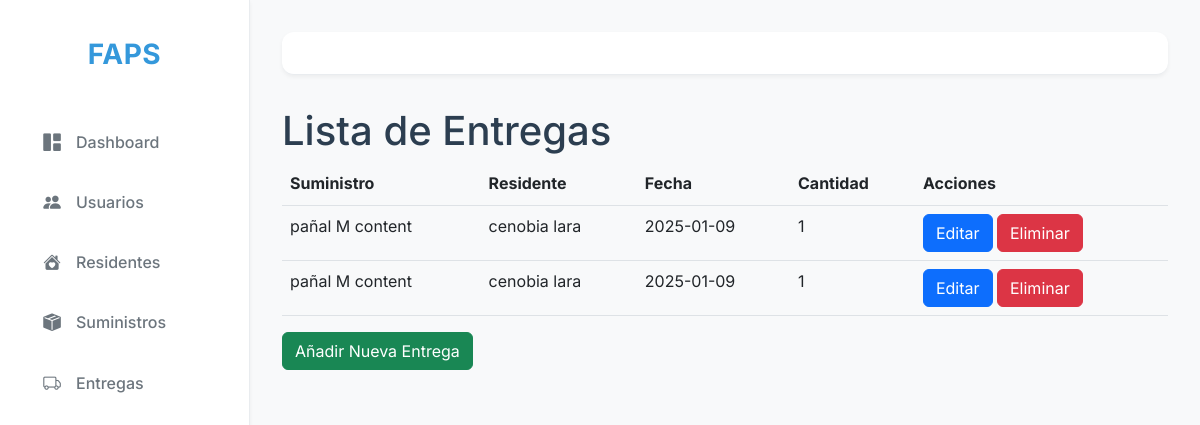
Page /admin/deliveries on the earlier database version.
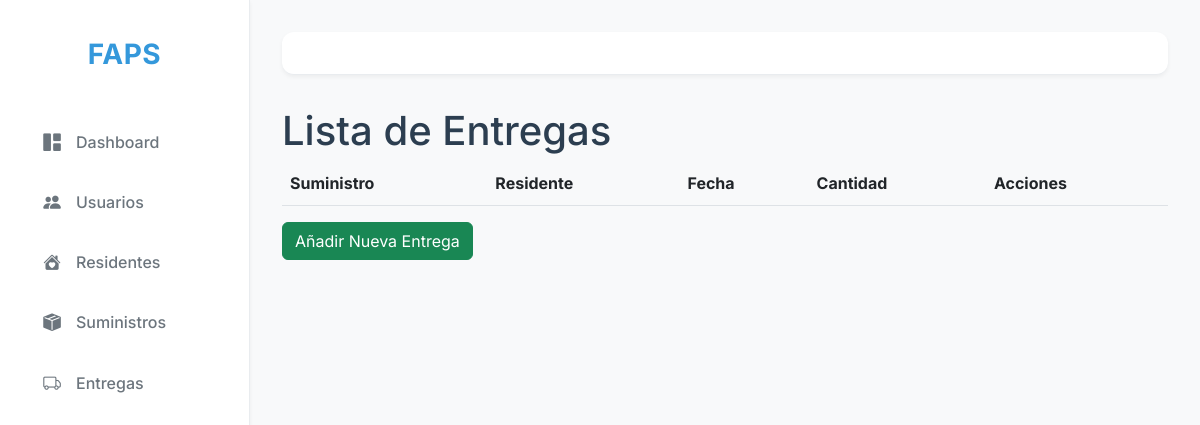
Same page on the later database version.
### app/models.py (models this page shows)
class Delivery(db.Model):
    id = db.Column(db.Integer, primary_key=True)
    supply_id = db.Column(db.Integer, db.ForeignKey('supply.id'), nullable=False)
    resident_id = db.Column(db.Integer, db.ForeignKey('resident.id'), nullable=False)
    quantity = db.Column(db.Integer, nullable=False)
    date = db.Column(db.Date, nullable=False)
    supply = db.relationship('Supply', backref=db.backref('deliveries', lazy=True))
    resident = db.relationship('Resident', backref=db.backref('deliveries', lazy=True))

class Supply(db.Model):
    id = db.Column(db.Integer, primary_key=True)
    name = db.Column(db.String(100), nullable=False)
    category = db.Column(db.String(100), nullable=False)
    quantity = db.Column(db.Integer, nullable=False)
    entry_date = db.Column(db.Date, nullable=False)

class Resident(db.Model):
    id = db.Column(db.Integer, primary_key=True)
    name = db.Column(db.String(100), nullable=False)
    lastname = db.Column(db.String(100), nullable=False)
    birthday_date = db.Column(db.Date, nullable=False)
    no_identification = db.Column(db.Integer, unique=True, nullable=False)
    health_status = db.Column(db.String(255), nullable=True)
    medical_conditions = db.Column(db.Text, nullable=True)
    medications = db.Column(db.Text, nullable=True)
    medical_history = db.Column(db.Text, nullable=True)
    special_requirements = db.Column(db.Text, nullable=True)

### app/routes/delivery_routes.py (the view)
@delivery_bp.route('/admin/deliveries')
def list_deliveries():
    deliveries = Delivery.query.all()
    return render_template('list_deliveries.html', deliveries=deliveries)

### app/templates/list_deliveries.html (shortened to what this page needs)
{% extends 'base.html' %}
{% block content %}
<h1>Lista de Entregas</h1>
<table class="table">
    <thead>
        <tr>
            <th>Suministro</th>
            <th>Residente</th>
            <th>Fecha</th>
            <th>Cantidad</th>
            <th>Acciones</th>
        </tr>
    </thead>
    <tbody>
        {% for delivery in deliveries %}
        <tr>
            <td>{{ delivery.supply.name }}</td>
            <td>{{ delivery.resident.name }} {{ delivery.resident.lastname }}</td>
            <td>{{ delivery.date }}</td>
            <td>{{ delivery.quantity }}</td>
            <td>
                <a class="btn btn-primary" href="{{ url_for('delivery_bp.edit_delivery', id=delivery.id) }}">Editar</a>
                <form action="{{ url_for('delivery_bp.delete_delivery', id=delivery.id) }}" method="post" style="display:inline;">
                    <button class="btn btn-danger" type="submit">Eliminar</button>
                </form>
            </td>
        </tr>
        {% endfor %}
    </tbody>
</table>
<a class="btn btn-success" href="{{ url_for('delivery_bp.create_delivery') }}">Añadir Nueva Entrega</a>
{% endblock %}

### app/templates/base.html (shortened to what this page needs)
<!DOCTYPE html>
<html lang="es">
<head>
    <link href="https://cdn.jsdelivr.net/npm/bootstrap@5.2.3/dist/css/bootstrap.min.css" rel="stylesheet">
    <link rel="stylesheet" href="https://cdn.jsdelivr.net/npm/bootstrap-icons@1.11.3/font/bootstrap-icons.css">
    <link rel="stylesheet" href="{{ url_for('static', filename='css/custom.css') }}">
</head>
<body>
    <div class="sidebar">
        <div class="sidebar-logo">
            <a href="{{ url_for('dashboard') }}">FAPS</a>
        </div>
        <ul class="sidebar-menu">
            <li>
                <a href="{{ url_for('dashboard') }}">
                    <i class="bi bi-grid-1x2-fill"></i>
                    Dashboard
                </a>
            </li>
            <li>
                <a href="{{ url_for('user_bp.list_users') }}">
                    <i class="bi bi-people-fill"></i>
                    Usuarios
                </a>
            </li>
            <li>
                <a href="{{ url_for('resident_bp.list_residents') }}">
                    <i class="bi bi-house-heart-fill"></i>
                    Residentes
                </a>
            </li>
            <li>
                <a href="{{ url_for('supply_bp.list_supplies') }}">
                    <i class="bi bi-box-seam-fill"></i>
                    Suministros
                </a>
            </li>
            <li>
                <a href="{{ url_for('delivery_bp.list_deliveries') }}">
                    <i class="bi bi-truck"></i>
                    Entregas
                </a>
            </li>
        </ul>
    </div>
    <div class="main-content">
        <nav class="navbar">
            <div class="d-flex align-items-center">
            </div>
        </nav>
        <div class="content-wrapper">
            {% block content %}{% endblock %}
        </div>
    </div>
</body>
</html>

### app/static/css/custom.css (style rules this page uses)
:root { --bg-primary: #f8f9fa; --bg-secondary: #ffffff; --text-primary: #2c3e50; --text-secondary: #6c757d; --border-color: #e9ecef; --accent-color: #3498db; --accent-hover: #2980b9; --danger-color: #e74c3c; --success-color: #2ecc71; --warning-color: #f1c40f; --info-color: #3498db; --sidebar-width: 250px; --header-height: 60px; --footer-height: 60px; --shadow-sm: 0 2px 4px rgba(0,0,0,0.05); --shadow-md: 0 4px 6px rgba(0,0,0,0.1); --shadow-lg: 0 10px 15px rgba(0,0,0,0.1); --transition: all 0.3s ease; }
* { margin: 0; padding: 0; box-sizing: border-box; }
body { font-family: 'Inter', -apple-system, BlinkMacSystemFont, 'Segoe UI', 'Roboto', sans-serif; background-color: var(--bg-primary); color: var(--text-primary); line-height: 1.6; min-height: 100vh; display: flex; }
.sidebar { background-color: var(--bg-secondary); border-right: 1px solid var(--border-color); height: 100vh; position: fixed; top: 0; left: 0; width: var(--sidebar-width); padding: 1.5rem; box-shadow: var(--shadow-sm); z-index: 1000; transition: var(--transition); display: flex; flex-direction: column; }
.sidebar-logo { text-align: center; margin-bottom: 2rem; padding: 0.5rem; }
.sidebar-logo a { font-weight: 700; font-size: 1.75rem; color: var(--accent-color); text-decoration: none; letter-spacing: 0.5px; display: flex; align-items: center; justify-content: center; gap: 0.5rem; }
.sidebar-menu { list-style: none; padding: 0; margin: 0; flex-grow: 1; }
.sidebar-menu li { margin-bottom: 0.5rem; }
.sidebar-menu a { text-decoration: none; color: var(--text-secondary); display: flex; align-items: center; padding: 0.75rem 1rem; border-radius: 8px; transition: var(--transition); font-weight: 500; }
.sidebar-menu a i { margin-right: 0.75rem; font-size: 1.1rem; width: 1.5rem; text-align: center; }
.main-content { margin-left: var(--sidebar-width); padding: 2rem; min-height: 100vh; transition: var(--transition); width: calc(100% - var(--sidebar-width)); display: flex; flex-direction: column; }
.navbar { background-color: var(--bg-secondary); border-bottom: 1px solid var(--border-color); padding: 1rem 2rem; margin-bottom: 2rem; border-radius: 12px; box-shadow: var(--shadow-sm); display: flex; justify-content: space-between; align-items: center; }
.content-wrapper { flex-grow: 1; padding-bottom: var(--footer-height); }

Differences in the rows shown:
removed Delivery: supply.name "pañal M content", resident.name "cenobia", resident.lastname "lara", date "2025-01-09", quantity "1"
removed Delivery: supply.name "pañal M content", resident.name "cenobia", resident.lastname "lara", date "2025-01-09", quantity "1"
